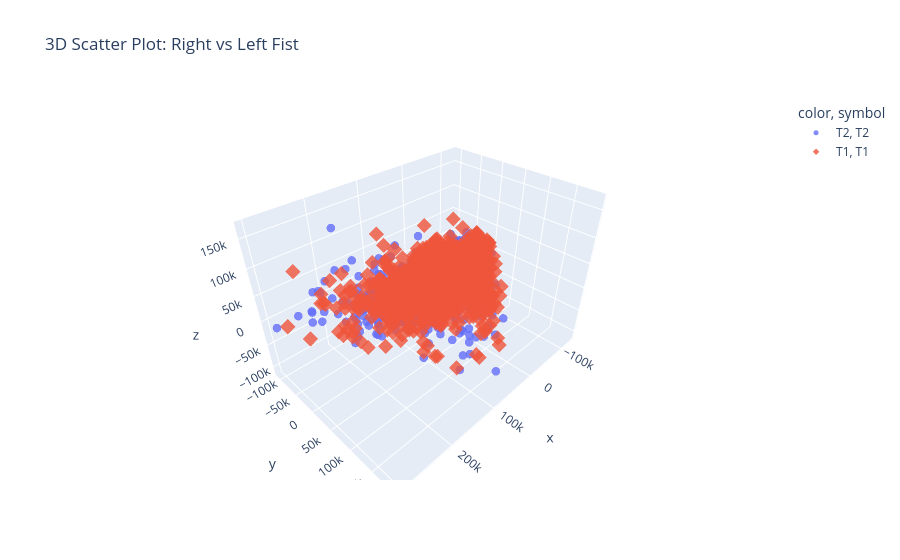

Write notebook code for a chart like this one.
### Code cell
plotly_3D_graph(X_pca)

### Figure 1 — Plotly figure (JSON) as saved in the notebook; plotly's stock layout.template omitted (floating-point values rounded to 4 significant figures; data arrays with more than 128 entries replaced by an {"elided": "..."} marker saying what was removed)
{"data": [{"hovertemplate": "color=T2<br>symbol=T2<br>x=%{x}<br>y=%{y}<br>z=%{z}<extra></extra>", "legendgroup": "T2, T2", "marker": {"color": "#636efa", "opacity": 0.8, "size": 5, "symbol": "circle"}, "mode": "markers", "name": "T2, T2", "scene": "scene", "showlegend": true, "type": "scatter3d", "x": {"elided": "1954 float values"}, "y": {"elided": "1954 float values"}, "z": {"elided": "1954 float values"}}, {"hovertemplate": "color=T1<br>symbol=T1<br>x=%{x}<br>y=%{y}<br>z=%{z}<extra></extra>", "legendgroup": "T1, T1", "marker": {"color": "#EF553B", "opacity": 0.8, "size": 5, "symbol": "diamond"}, "mode": "markers", "name": "T1, T1", "scene": "scene", "showlegend": true, "type": "scatter3d", "x": {"elided": "1958 float values"}, "y": {"elided": "1958 float values"}, "z": {"elided": "1958 float values"}}], "layout": {"legend": {"title": {"text": "color, symbol"}, "tracegroupgap": 0}, "scene": {"domain": {"x": [0, 1], "y": [0, 1]}, "xaxis": {"title": {"text": "x"}}, "yaxis": {"title": {"text": "y"}}, "zaxis": {"title": {"text": "z"}}}, "title": {"text": "3D Scatter Plot: Right vs Left Fist"}}}
